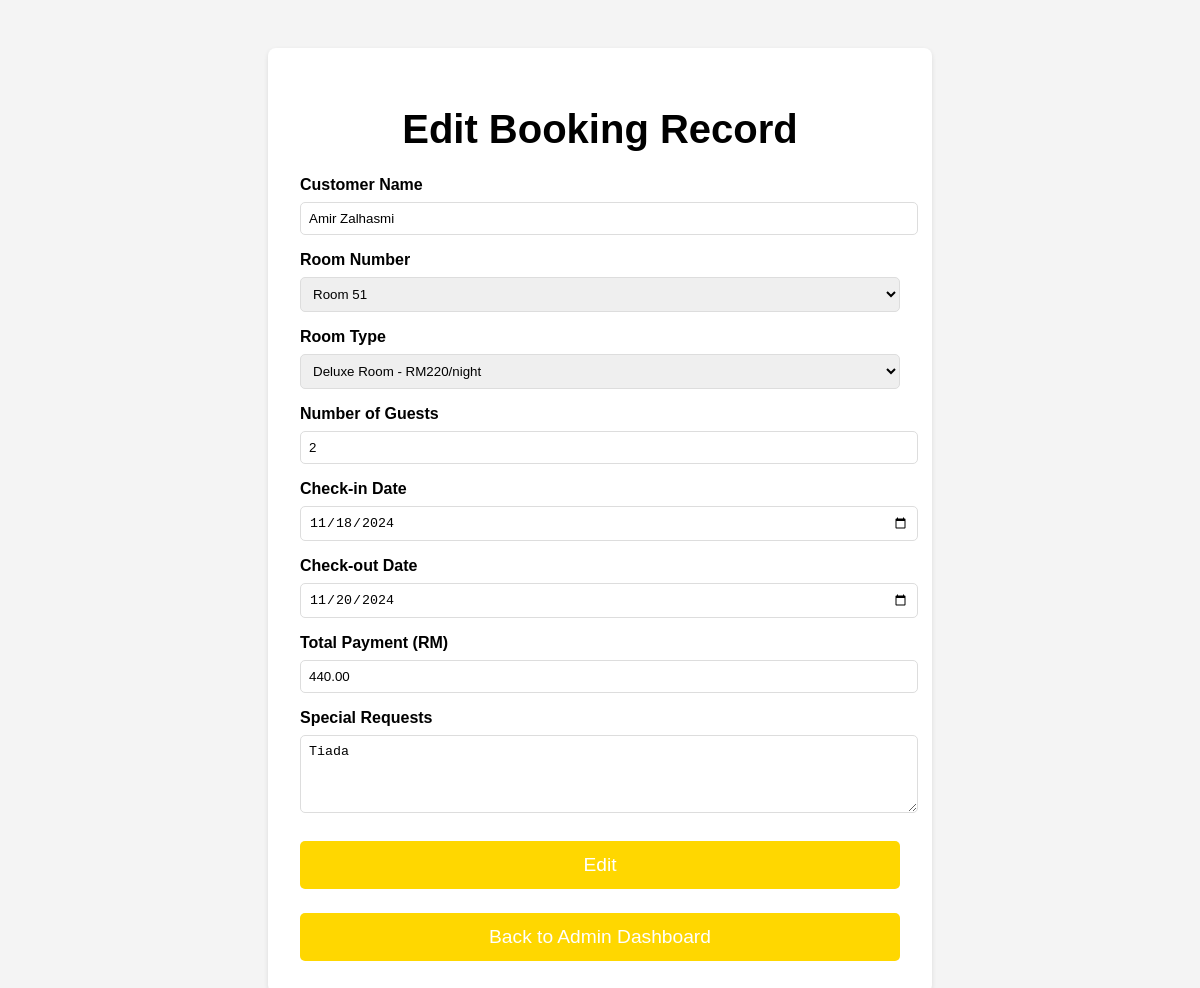
Screenshot of /edit_booking.php?id=4 with the database file from the repository.
### tables this page shows
CREATE TABLE `bookings` (
  `id` int NOT NULL,
  `customer_name` varchar(200) NOT NULL,
  `room_number` int NOT NULL,
  `room_type` varchar(50) NOT NULL,
  `guests` int NOT NULL,
  `check_in_date` date NOT NULL,
  `check_out_date` date NOT NULL,
  `total_payment` decimal(10,2) NOT NULL,
  `special_request` text
);

### edit_booking.php (the view, shortened to what this page needs)
<?php
$host = 'localhost';
$dbname = 'hotelbookingdb';
$username = 'root';
$password = '1234';
try {
    $pdo = new PDO("mysql:host=$host;dbname=$dbname", $username, $password);
    $pdo->setAttribute(PDO::ATTR_ERRMODE, PDO::ERRMODE_EXCEPTION);
    $booking_id = isset($_GET['id']) ? $_GET['id'] : null;
    $stmt = $pdo->prepare("SELECT * FROM bookings WHERE id = :id");
    $stmt->bindParam(':id', $booking_id, PDO::PARAM_INT);
    $stmt->execute();
    $booking = $stmt->fetch(PDO::FETCH_ASSOC);
    $customerName = $booking['customer_name'];
    $roomType = $booking['room_type'];
    $roomNumber = $booking['room_number'];
    $numGuests = $booking['guests'];
    $checkInDate = $booking['check_in_date'];
    $checkOutDate = $booking['check_out_date'];
    $totalPayment = $booking['total_payment'];
    $specialRequests = $booking['special_request'];
} catch (PDOException $e) {
    die("Database connection failed: " . $e->getMessage());
}
?>
<!DOCTYPE html>
<html lang="en">
<head>
</head>
<body>
    <div class="container">
        <h1>Edit Booking Record</h1>
        <form action="edit_booking.php?id=<?php echo $booking['id']; ?>" method="post">
            <label for="customer-name">Customer Name</label>
            <input type="text" id="customer-name" name="customer_name" value="<?php echo htmlspecialchars($customerName); ?>" required>
            <label for="room-number">Room Number</label>
            <select id="room-number" name="room_number" required>
                <?php
                $startRoom = 101;
                $endRoom = 150;
                if ($roomType == 'standard') {
                    $startRoom = 1;
                    $endRoom = 50;
                } elseif ($roomType == 'deluxe') {
                    $startRoom = 51;
                    $endRoom = 100;
                }
                for ($i = $startRoom; $i <= $endRoom; $i++) {
                    echo '<option value="' . $i . '" ' . ($i == $roomNumber ? 'selected' : '') . '>Room ' . $i . '</option>';
                }
                ?>
            </select>
            <label for="room-type">Room Type</label>
            <select id="room-type" name="room_type" required>
                <option value="deluxe" <?php echo ($roomType == 'deluxe') ? 'selected' : ''; ?>>Deluxe Room - RM220/night</option>
            </select>
            <label for="num-guests">Number of Guests</label>
            <input type="text" id="num-guests" name="num_guests" value="<?php echo htmlspecialchars($numGuests); ?>" required>
            <label for="check-in">Check-in Date</label>
            <input type="date" id="check-in" name="check_in_date" value="<?php echo $checkInDate; ?>" required>
            <label for="check-out">Check-out Date</label>
            <input type="date" id="check-out" name="check_out_date" value="<?php echo $checkOutDate; ?>" required>
            <label for="total-payment">Total Payment (RM)</label>
            <input type="text" id="total-payment" name="total_payment" value="<?php echo $totalPayment; ?>" readonly>
            <label for="requests">Special Requests</label>
            <textarea id="requests" name="special_requests" rows="4"><?php echo htmlspecialchars($specialRequests); ?></textarea>
            <button type="submit">Edit</button>
            <button type="button" onclick="window.location.href='admin_dashboard.php'">Back to Admin Dashboard</button>
        </form>
    </div>
</body>
</html>

### edit_booking.php (style rules this page uses)
body { font-family: Arial, sans-serif; margin: 0; padding: 0; background-color: #f4f4f4; color: #000000; }
.container { max-width: 600px; margin: 3rem auto; padding: 2rem; background-color: white; box-shadow: 0 2px 5px rgba(0, 0, 0, 0.1); border-radius: 8px; }
h1 { font-size: 2.5rem; text-align: center; margin-bottom: 1.5rem; }
label { font-weight: bold; margin-top: 1rem; display: block; }
input[type="text"], input[type="date"], select, textarea { width: 100%; padding: 0.5rem; margin-top: 0.5rem; border: 1px solid #ddd; border-radius: 5px; }
textarea { resize: vertical; }
button { width: 100%; padding: 0.8rem; margin-top: 1.5rem; background-color: #FFD700; color: white; font-size: 1.2rem; border: none; border-radius: 5px; cursor: pointer; }

### rows the page displays
bookings: customer_name "Amir Zalhasmi", room_type "Deluxe Room - RM220/night", num_guests "2", check_in_date "11/18/2024", check_out_date "11/20/2024", total_payment "440.00", special_requests "Tiada"
